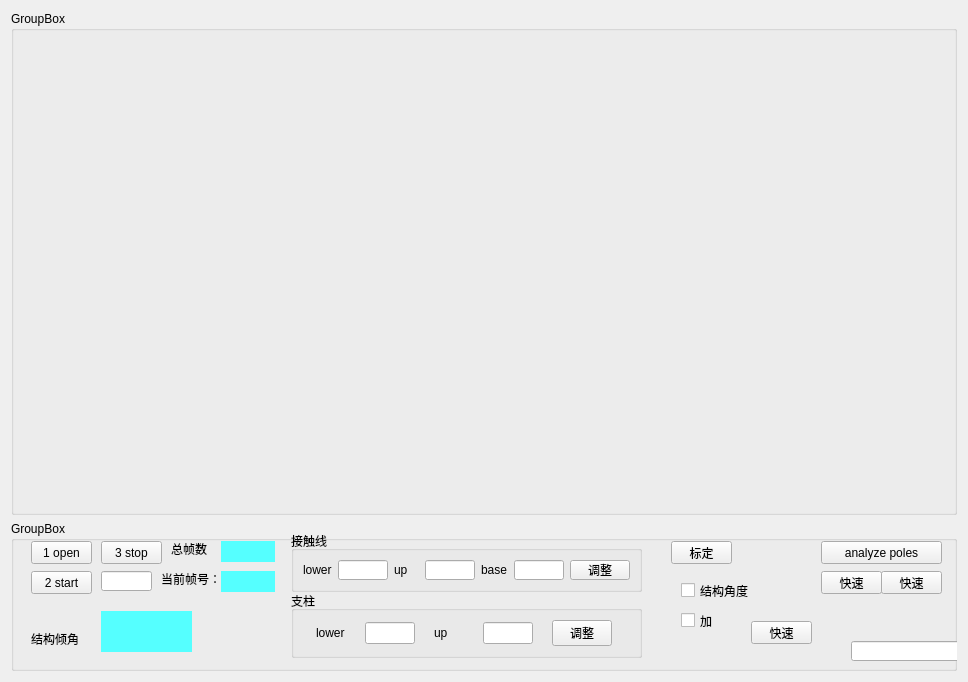
<?xml version="1.0" encoding="UTF-8"?>
<ui version="4.0">
 <class>simForm</class>
 <widget class="QWidget" name="simForm">
  <property name="geometry">
   <rect>
    <x>0</x>
    <y>0</y>
    <width>968</width>
    <height>682</height>
   </rect>
  </property>
  <property name="windowTitle">
   <string>Form</string>
  </property>
  <layout class="QGridLayout" name="gridLayout_2">
   <item row="1" column="0">
    <widget class="QGroupBox" name="groupBox_2">
     <property name="minimumSize">
      <size>
       <width>0</width>
       <height>150</height>
      </size>
     </property>
     <property name="maximumSize">
      <size>
       <width>2000</width>
       <height>150</height>
      </size>
     </property>
     <property name="title">
      <string>GroupBox</string>
     </property>
     <widget class="QPushButton" name="pbtnStart">
      <property name="geometry">
       <rect>
        <x>20</x>
        <y>50</y>
        <width>61</width>
        <height>23</height>
       </rect>
      </property>
      <property name="text">
       <string>2 start</string>
      </property>
     </widget>
     <widget class="QPushButton" name="pbtnStop">
      <property name="geometry">
       <rect>
        <x>90</x>
        <y>20</y>
        <width>61</width>
        <height>23</height>
       </rect>
      </property>
      <property name="text">
       <string>3 stop</string>
      </property>
     </widget>
     <widget class="QLineEdit" name="lineEdit">
      <property name="geometry">
       <rect>
        <x>90</x>
        <y>50</y>
        <width>51</width>
        <height>20</height>
       </rect>
      </property>
     </widget>
     <widget class="QPushButton" name="pbtnOpen">
      <property name="geometry">
       <rect>
        <x>20</x>
        <y>20</y>
        <width>61</width>
        <height>23</height>
       </rect>
      </property>
      <property name="text">
       <string>1 open</string>
      </property>
     </widget>
     <widget class="QPushButton" name="pbtnAnalyze">
      <property name="geometry">
       <rect>
        <x>810</x>
        <y>20</y>
        <width>121</width>
        <height>23</height>
       </rect>
      </property>
      <property name="text">
       <string>analyze poles</string>
      </property>
     </widget>
     <widget class="QLabel" name="label">
      <property name="geometry">
       <rect>
        <x>150</x>
        <y>50</y>
        <width>71</width>
        <height>16</height>
       </rect>
      </property>
      <property name="text">
       <string>当前帧号：</string>
      </property>
     </widget>
     <widget class="QLabel" name="lblIndex">
      <property name="geometry">
       <rect>
        <x>210</x>
        <y>50</y>
        <width>54</width>
        <height>21</height>
       </rect>
      </property>
      <property name="styleSheet">
       <string notr="true">background-color: rgb(85, 255, 255);</string>
      </property>
      <property name="text">
       <string/>
      </property>
     </widget>
     <widget class="QLineEdit" name="lneIndex">
      <property name="geometry">
       <rect>
        <x>840</x>
        <y>120</y>
        <width>351</width>
        <height>20</height>
       </rect>
      </property>
     </widget>
     <widget class="QPushButton" name="pbtnVerify">
      <property name="geometry">
       <rect>
        <x>660</x>
        <y>20</y>
        <width>61</width>
        <height>23</height>
       </rect>
      </property>
      <property name="text">
       <string>标定</string>
      </property>
     </widget>
     <widget class="QPushButton" name="pbtnSpeed">
      <property name="geometry">
       <rect>
        <x>810</x>
        <y>50</y>
        <width>61</width>
        <height>23</height>
       </rect>
      </property>
      <property name="text">
       <string>快速</string>
      </property>
     </widget>
     <widget class="QPushButton" name="pbtnDirection">
      <property name="geometry">
       <rect>
        <x>870</x>
        <y>50</y>
        <width>61</width>
        <height>23</height>
       </rect>
      </property>
      <property name="text">
       <string>快速</string>
      </property>
     </widget>
     <widget class="QLabel" name="lblFrames">
      <property name="geometry">
       <rect>
        <x>210</x>
        <y>20</y>
        <width>54</width>
        <height>21</height>
       </rect>
      </property>
      <property name="styleSheet">
       <string notr="true">background-color: rgb(85, 255, 255);</string>
      </property>
      <property name="text">
       <string/>
      </property>
     </widget>
     <widget class="QLabel" name="label_2">
      <property name="geometry">
       <rect>
        <x>160</x>
        <y>20</y>
        <width>51</width>
        <height>16</height>
       </rect>
      </property>
      <property name="text">
       <string>总帧数</string>
      </property>
     </widget>
     <widget class="QGroupBox" name="groupBox_3">
      <property name="geometry">
       <rect>
        <x>280</x>
        <y>10</y>
        <width>351</width>
        <height>61</height>
       </rect>
      </property>
      <property name="title">
       <string>接触线</string>
      </property>
      <layout class="QGridLayout" name="gridLayout_3">
       <item row="0" column="0">
        <widget class="QLabel" name="label_4">
         <property name="maximumSize">
          <size>
           <width>30</width>
           <height>16777215</height>
          </size>
         </property>
         <property name="text">
          <string>lower</string>
         </property>
        </widget>
       </item>
       <item row="0" column="1">
        <widget class="QLineEdit" name="lneWireLower">
         <property name="maximumSize">
          <size>
           <width>50</width>
           <height>16777215</height>
          </size>
         </property>
        </widget>
       </item>
       <item row="0" column="2">
        <widget class="QLabel" name="label_5">
         <property name="maximumSize">
          <size>
           <width>30</width>
           <height>16777215</height>
          </size>
         </property>
         <property name="text">
          <string>up</string>
         </property>
        </widget>
       </item>
       <item row="0" column="3">
        <widget class="QLineEdit" name="lneWireUp">
         <property name="maximumSize">
          <size>
           <width>50</width>
           <height>16777215</height>
          </size>
         </property>
        </widget>
       </item>
       <item row="0" column="4">
        <widget class="QLabel" name="label_6">
         <property name="maximumSize">
          <size>
           <width>30</width>
           <height>16777215</height>
          </size>
         </property>
         <property name="text">
          <string>base</string>
         </property>
        </widget>
       </item>
       <item row="0" column="5">
        <widget class="QLineEdit" name="lneAngle">
         <property name="maximumSize">
          <size>
           <width>50</width>
           <height>16777215</height>
          </size>
         </property>
        </widget>
       </item>
       <item row="0" column="6">
        <widget class="QPushButton" name="pbtnChangeWireAngle">
         <property name="maximumSize">
          <size>
           <width>60</width>
           <height>16777215</height>
          </size>
         </property>
         <property name="text">
          <string>调整</string>
         </property>
        </widget>
       </item>
      </layout>
     </widget>
     <widget class="QGroupBox" name="groupBox_4">
      <property name="geometry">
       <rect>
        <x>280</x>
        <y>70</y>
        <width>351</width>
        <height>67</height>
       </rect>
      </property>
      <property name="title">
       <string>支柱</string>
      </property>
      <layout class="QGridLayout" name="gridLayout_4">
       <item row="0" column="2">
        <widget class="QLabel" name="label_8">
         <property name="maximumSize">
          <size>
           <width>30</width>
           <height>16777215</height>
          </size>
         </property>
         <property name="text">
          <string>up</string>
         </property>
        </widget>
       </item>
       <item row="0" column="0">
        <widget class="QLabel" name="label_7">
         <property name="maximumSize">
          <size>
           <width>30</width>
           <height>16777215</height>
          </size>
         </property>
         <property name="text">
          <string>lower</string>
         </property>
        </widget>
       </item>
       <item row="0" column="1">
        <widget class="QLineEdit" name="lneSideLower">
         <property name="maximumSize">
          <size>
           <width>50</width>
           <height>16777215</height>
          </size>
         </property>
        </widget>
       </item>
       <item row="0" column="3">
        <widget class="QLineEdit" name="lneSideUp">
         <property name="maximumSize">
          <size>
           <width>50</width>
           <height>16777215</height>
          </size>
         </property>
        </widget>
       </item>
       <item row="0" column="4">
        <widget class="QPushButton" name="pbtnChangeSideAngle">
         <property name="maximumSize">
          <size>
           <width>60</width>
           <height>16777215</height>
          </size>
         </property>
         <property name="text">
          <string>调整</string>
         </property>
        </widget>
       </item>
      </layout>
     </widget>
     <widget class="QCheckBox" name="chbRailAngle">
      <property name="geometry">
       <rect>
        <x>670</x>
        <y>60</y>
        <width>91</width>
        <height>19</height>
       </rect>
      </property>
      <property name="text">
       <string>结构角度</string>
      </property>
     </widget>
     <widget class="QLabel" name="label_9">
      <property name="geometry">
       <rect>
        <x>20</x>
        <y>110</y>
        <width>71</width>
        <height>16</height>
       </rect>
      </property>
      <property name="text">
       <string>结构倾角</string>
      </property>
     </widget>
     <widget class="QLabel" name="lneRailAngle">
      <property name="geometry">
       <rect>
        <x>90</x>
        <y>90</y>
        <width>91</width>
        <height>41</height>
       </rect>
      </property>
      <property name="styleSheet">
       <string notr="true">background-color: rgb(85, 255, 255);
font: 750 16pt &quot;Aharoni&quot;;</string>
      </property>
      <property name="text">
       <string/>
      </property>
     </widget>
     <widget class="QCheckBox" name="chbAdd">
      <property name="geometry">
       <rect>
        <x>670</x>
        <y>90</y>
        <width>91</width>
        <height>19</height>
       </rect>
      </property>
      <property name="text">
       <string>加</string>
      </property>
     </widget>
     <widget class="QPushButton" name="pbtnUpdateInitialWidth">
      <property name="geometry">
       <rect>
        <x>740</x>
        <y>100</y>
        <width>61</width>
        <height>23</height>
       </rect>
      </property>
      <property name="text">
       <string>快速</string>
      </property>
     </widget>
    </widget>
   </item>
   <item row="0" column="0">
    <widget class="QGroupBox" name="groupBox">
     <property name="title">
      <string>GroupBox</string>
     </property>
     <layout class="QGridLayout" name="gridLayout">
      <item row="0" column="0">
       <widget class="QCustomPlot" name="widget" native="true"/>
      </item>
      <item row="0" column="1">
       <widget class="QCustomPlot" name="widget_2" native="true">
        <property name="minimumSize">
         <size>
          <width>200</width>
          <height>200</height>
         </size>
        </property>
        <property name="maximumSize">
         <size>
          <width>200</width>
          <height>20000</height>
         </size>
        </property>
       </widget>
      </item>
     </layout>
    </widget>
   </item>
  </layout>
 </widget>
 <customwidgets>
  <customwidget>
   <class>QCustomPlot</class>
   <extends>QWidget</extends>
   <header>qcustomplot.h</header>
   <container>1</container>
  </customwidget>
 </customwidgets>
 <resources/>
 <connections/>
</ui>
